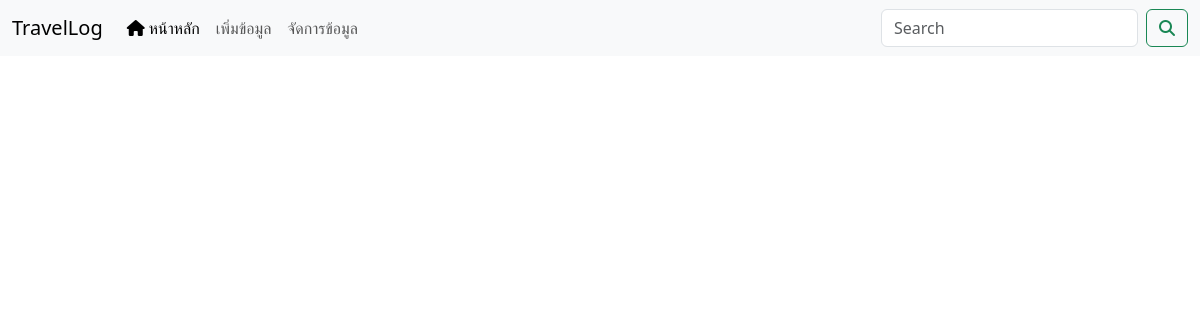
/, run on an earlier commit of the app's database.
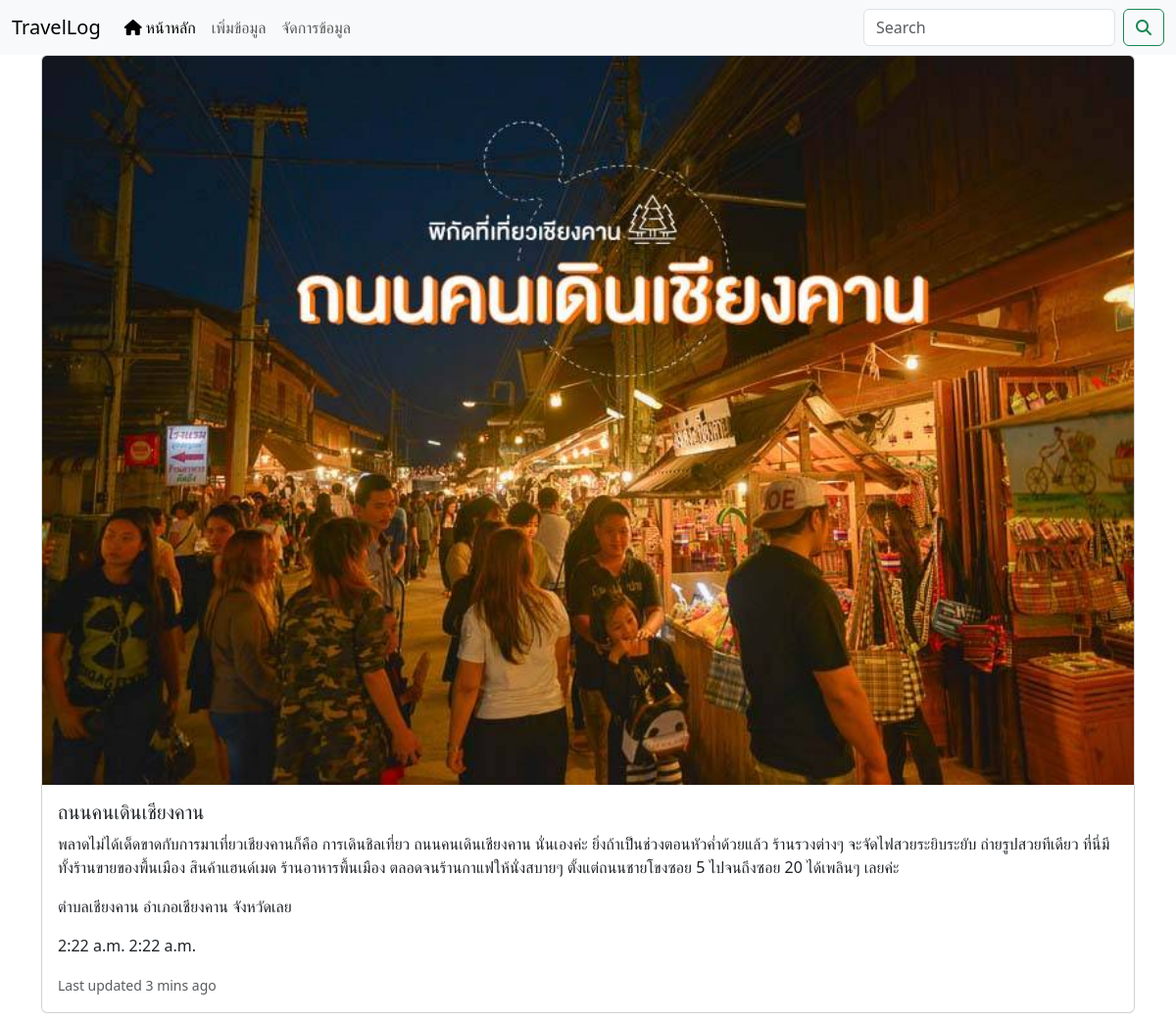
And on a later commit of the database.
### travelLog_app/models.py (models this page shows, shortened)
class Place(models.Model):
    place_id = models.AutoField(primary_key=True)
    name = models.CharField(max_length=100)
    location = models.CharField(max_length=50)
    description = models.TextField()
    opening_hours = models.TimeField()
    closing_hours = models.TimeField()
    image = models.ImageField(upload_to='place_images/')

### travelLog_app/views.py (the view)
# urls.py: path('',views.list),
def list(request):
    show_emp = Place.objects.all()
    context = {'Placedata':show_emp}
    return render(request,'list.html',context)

### travelLog_app/templates/list.html
{% extends "base.html" %}
{% block content %}
<div class="container">
{% for x in Placedata %}
<div class="card mb-3">
    <img src="{{ x.image.url }}" class="card-img-top" alt="...">
    <div class="card-body">
      <h5 class="card-title">{{x.name}}</h5>
      <p class="card-text">{{x.description}}</p>
      <p class="card-text">{{x.location}}</p>
      <p class="card-text">{{x.opening_hours}} {{x.closing_hours}}</p>
      <p class="card-text"><small class="text-muted">Last updated 3 mins ago</small></p>
    </div>
  </div>
{% endfor %}
</div>
{% endblock content %}

What changed in the data, as far as the page shows it:
added Place: image (picture), name "ถนนคนเดินเชียงคาน", description "พลาดไม่ได้เด็ดขาดกับการมาเที่ยวเชียงคานก็คือ การเดินชิลเที่ยว ถนนคนเดินเชียงคาน นั่นเองค่ะ ยิ่งถ้าเป็นช่วงตอนหัวค่ำด้วยแล้ว ร้านรวงต่างๆ จะจัดไฟสวยระยิบระยับ ถ่ายรูปสวยทีเดียว ที่นี่มีทั้งร้านขายของพื้นเมือง สินค้าแฮนด์เมด ร้านอาหารพื้นเมือง ตลอดจนร้านกาแฟให้นั่งสบายๆ ตั้งแต่ถนนชายโขงซอย 5 ไปจนถึงซอย 20 ได้เพลินๆ เลยค่ะ", location "ตำบลเชียงคาน อำเภอเชียงคาน จังหวัดเลย", opening_hours "2:22 a.m.", closing_hours "2:22 a.m."
